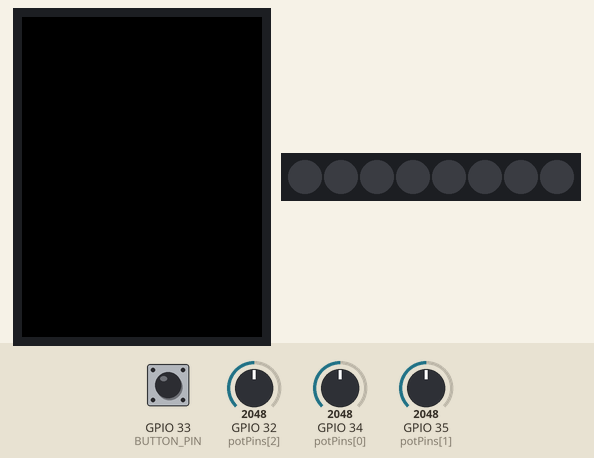
Simulated run of this sketch. Board: ESP32. Shown: 240×320 colour display, 8 RGB LEDs in strip order, left to right. The inputs (shaded band) are chosen by the test bench; at power-on: GPIO 32 (potPins[2]) = 2048, GPIO 35 (potPins[1]) = 2048, GPIO 34 (potPins[0]) = 2048, GPIO 33 (BUTTON_PIN) HIGH. Dim RGB values are drawn brighter than linear; WiFi joins after 1.5 s; servers stay silent unless stated; what the sketch prints to the serial monitor is not drawn.

Above: at 3.3 s.
3.4 s: GPIO 32 (potPins[2]) set to 2122
At 3.8 s:
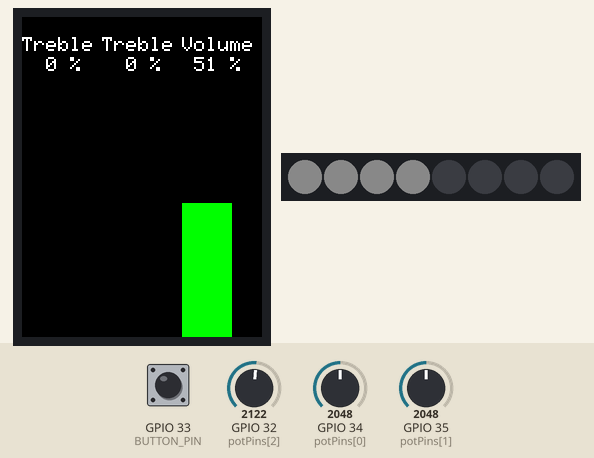
4.9 s: GPIO 35 (potPins[1]) set to 1965
At 5.3 s:
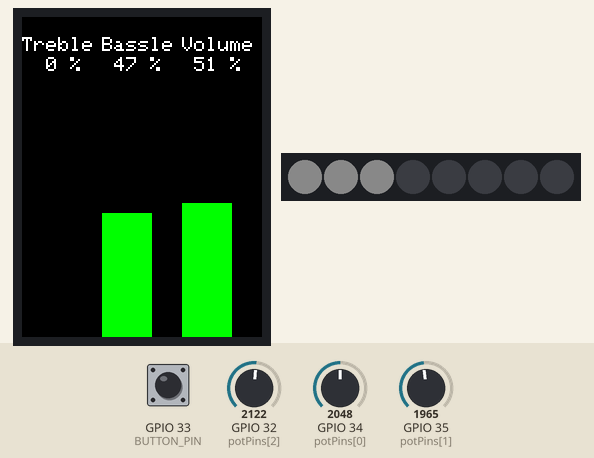
6.5 s: GPIO 34 (potPins[0]) set to 535
At 7.8 s:
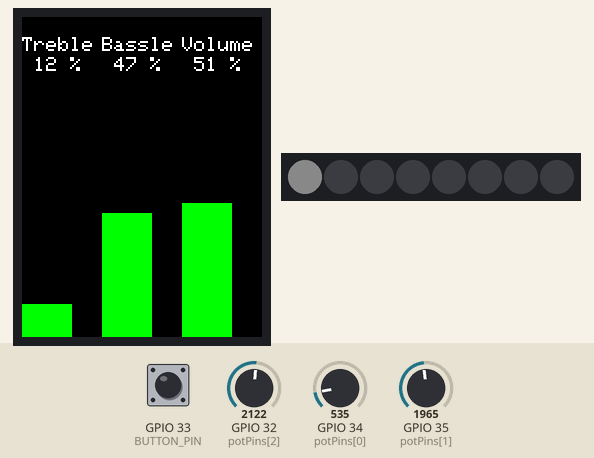
8.1 s: GPIO 34 (potPins[0]) set to 471
At 9.4 s:
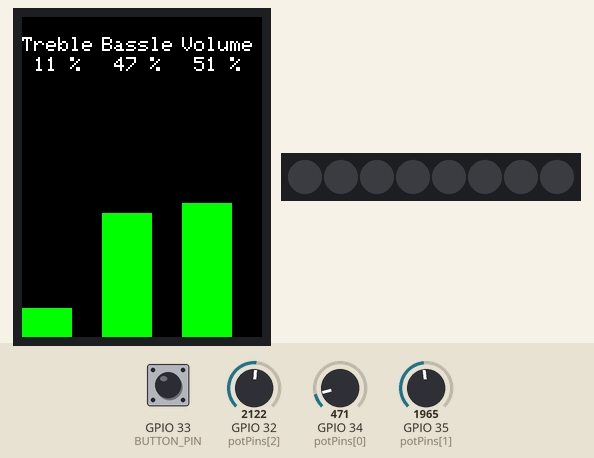
9.7 s: GPIO 32 (potPins[2]) set to 4095
At 10.8 s:
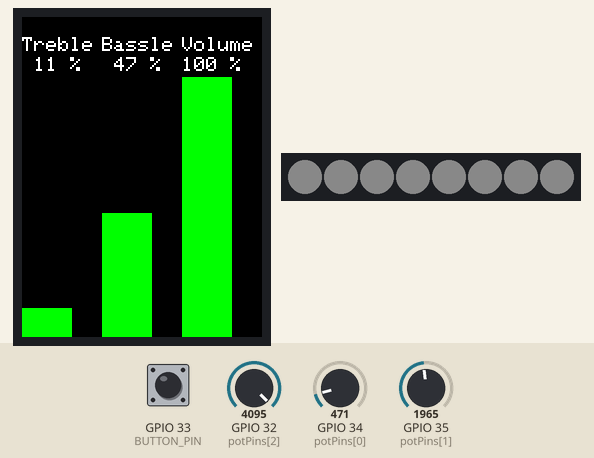
11.3 s: GPIO 35 (potPins[1]) set to 2047
At 12.2 s:
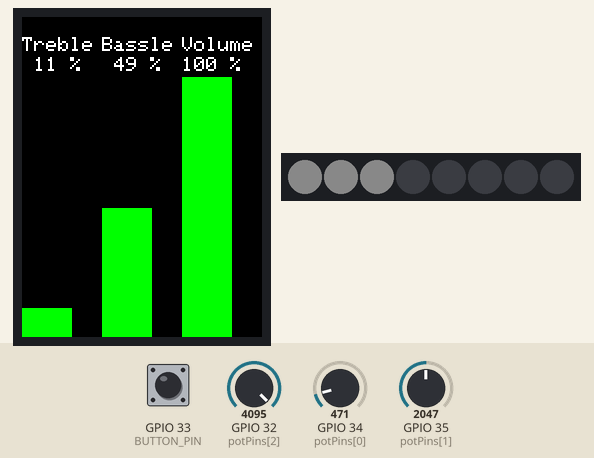
Timing chart, 0 to 13.9 s (numbered marks = the images above; inputs shaded):
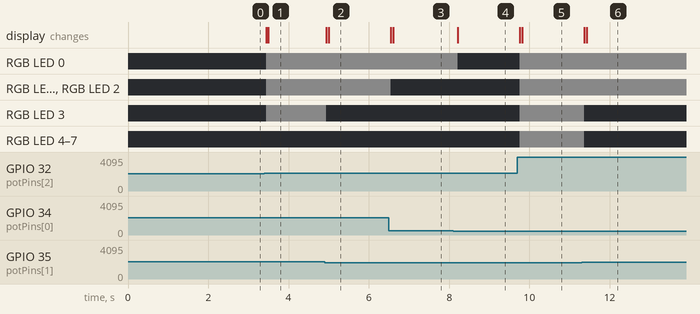

Measured:
- the behaviour switches between 2088 and 2089 on GPIO 32 (potPins[2]) (found by bisection; images 0 and 1)
- the behaviour switches between 2008 and 2007 on GPIO 35 (potPins[1]) (found by bisection; images 1 and 2)
- the behaviour switches between 514 and 513 on GPIO 34 (potPins[0]) (found by bisection; images 3 and 4)
- after the input at 3.4 s, RGB LED 0–3: off → RGB(10, 10, 10) at once
- after the input at 4.9 s, RGB LED 3: RGB(10, 10, 10) → off at once
- after the input at 6.5 s, RGB LED 1, RGB LED 2: RGB(10, 10, 10) → off after 0.05 s
- after the input at 8.1 s, RGB LED 0: RGB(10, 10, 10) → off after 0.12 s; the display: changes after 0.12 s (image 4)
- after the input at 9.7 s, RGB LED 0–7: off → RGB(10, 10, 10) after 0.06 s
- after the input at 11.3 s, RGB LED 3–7: RGB(10, 10, 10) → off after 0.07 s

The sketch:

equalizer-amp.ino
```cpp
#include <Arduino.h>
#include <freertos/FreeRTOS.h>
#include <freertos/task.h>
#include <TFT_eSPI.h>
#include <WiFi.h>
#include <WebServer.h>
#include <WebSocketsServer.h>
#include <arduinoFFT.h>
#include "webpage.h"
#include <FastLED.h>
#include <JC_Button.h>
// #include "FFT.h"
// #include "Settings.h"
// #include "I2SPLUGIN.h"

// Potentiometers
#define NUM_POTENTIOMETERS 3
const int potPins[NUM_POTENTIOMETERS] = { 34, 35, 32 };
const String potNames[NUM_POTENTIOMETERS] = { "Treble", "Bass", "Volume" };
const int changeThreshold = 40;

// LED BAR
#define NUM_LEDS 8
#define LED_PIN 12
CRGB leds[NUM_LEDS];

// Button
#define BUTTON_PIN 33
Button button(BUTTON_PIN, 25, true, true);
int buttonState = 0;

// int numBands = 64;

struct DisplayData {
  int pwmValue;
  int potentiometerNumber;
};

QueueHandle_t displayQueue;

// Create an instance of the TFT_eSPI library
TFT_eSPI tft = TFT_eSPI();

// Wifi setup
const char* ssid = "paotharit";
const char* password = "pppppppp";

// Web Server
int port = 80;

WebServer server(port);
WebSocketsServer webSocket = WebSocketsServer(81);

TaskHandle_t serverTaskHandle;

// void SendData() {
//   String json = "[";
//   for (int i = 0; i < numBands; i++) {
//     if (i > 0) {
//       json += ", ";
//     }
//     json += "{\"bin\":";
//     json += "\"" + labels[i] + "\"";
//     json += ", \"value\":";
//     json += String(FreqBins[i]);
//     json += "}";
//   }
//   json += "]";
//   webSocket.broadcastTXT(json.c_str(), json.length());
// }

void serverTask(void* pvParameters) {
  for (;;) {
    server.handleClient();
    webSocket.loop();
    // SendData();
    vTaskDelay(pdMS_TO_TICKS(10));
  }
}

void updateDisplay(void* parameter) {
  DisplayData displayData[NUM_POTENTIOMETERS];
  tft.fillScreen(TFT_BLACK);
  tft.setTextColor(TFT_WHITE, TFT_BLACK);
  tft.setTextSize(2);

  for (;;) {
    if (!buttonState) {
      if (xQueueReceive(displayQueue, &displayData, portMAX_DELAY) == pdPASS) {
        for (int i = 0; i < NUM_POTENTIOMETERS; i++) {
          int xPos = i * 80;
          // Potentiometer Name
          tft.setCursor(xPos, 20);
          tft.print(potNames[displayData[i].potentiometerNumber]);

          // Potentiometer Value
          tft.setCursor(xPos, 40);
          char formattedValue[10];
          sprintf(formattedValue, "%3d %%", displayData[i].pwmValue * 100 / 255);
          tft.print(formattedValue);

          // Draw progress bar
          uint16_t barHeight = map(displayData[i].pwmValue, 0, 255, 0, tft.height() - 60);
          tft.fillRect(xPos, 60, 50, tft.height() - 60, TFT_BLACK);
          tft.fillRect(xPos, tft.height() - barHeight, 50, barHeight, ILI9341_GREEN);
        }
      }
    } else {
      tft.fillScreen(TFT_BLACK);
      tft.setTextColor(TFT_WHITE, TFT_BLACK);
      tft.setTextSize(2);
      tft.setCursor(0, 20);
      tft.print("Frequency");
    }
  }
}

void readPotentiometers(void* parameter) {
  int previousValues[NUM_POTENTIOMETERS] = { 0 };

  for (int i = 0; i < NUM_POTENTIOMETERS; i++) {
    previousValues[i] = analogRead(potPins[i]);
  }

  for (;;) {
    bool updateNeeded = false;
    DisplayData displayData[NUM_POTENTIOMETERS];

    for (int i = 0; i < NUM_POTENTIOMETERS; i++) {
      int value = analogRead(potPins[i]);
      int pwmValue = map(value, 0, 4095, 0, 255);

      if (abs(value - previousValues[i]) > changeThreshold) {
        displayData[i] = { pwmValue, i };
        previousValues[i] = value;
        updateNeeded = true;
        uint8_t ledCount = map(pwmValue, 0, 255, 0, NUM_LEDS);

        for (int j = 0; j < NUM_LEDS; j++) {
          leds[j] = (j < ledCount) ? CRGB::White : CRGB::Black;
        }

        FastLED.show();
      }
    }

    if (updateNeeded) {
      xQueueSend(displayQueue, &displayData, portMAX_DELAY);
    }

    // Delay to avoid excessive CPU usage
    vTaskDelay(pdMS_TO_TICKS(100));
  }
}

void stateChange(void* parameter) {
  for (;;) {
    button.read();

    if (button.wasPressed()) {
      buttonState = !buttonState;
    }
    vTaskDelay(pdMS_TO_TICKS(100));
  }
}


void setup() {
  Serial.begin(115200);

  // Pinmode
  for (int i = 0; i < NUM_POTENTIOMETERS; i++) {
    pinMode(potPins[i], INPUT);
  }
  FastLED.addLeds<WS2812B, LED_PIN, GRB>(leds, NUM_LEDS);
  FastLED.setBrightness(10);

  // Initialize TFT display
  tft.init();
  tft.setRotation(0);
  // tft.fillScreen(TFT_BLACK);

  // Button Setup
  button.begin();

  WiFi.begin(ssid, password);
  while (WiFi.status() != WL_CONNECTED) {
    delay(1000);
    Serial.println("Connecting to WiFi...");
  }
  Serial.println("Connected to WiFi");

  server.on("/", []() {
    server.send(200, "text/html", webpage);
  });

  server.begin();
  Serial.println("Web server started");
  webSocket.begin();
  Serial.println("Web socket started");

  Serial.print("IP address: ");
  Serial.println(WiFi.localIP());


  // Create the display data queue
  displayQueue = xQueueCreate(1, sizeof(DisplayData[NUM_POTENTIOMETERS]));

  // Create the read potentiometers task
  xTaskCreate(readPotentiometers, "ReadPotentiometers", 4096, NULL, 1, NULL);

  // Create the update display task
  xTaskCreate(updateDisplay, "UpdateDisplay", 4096, NULL, 2, NULL);

  // xTaskCreate(stateChange, "Change state button", 2048, NULL, 2, NULL);
  // xTaskCreate(updateLED, "UpdateLED", 4096, NULL, 2, NULL);

  // xTaskCreate(updateDisplay, "Update Display", 4096, NULL, 1, NULL);
  // xTaskCreate(serverTask, "serverTask", 4096, NULL, 1, &serverTaskHandle);
}

void loop() {
  // Do nothing
}
```

webpage.h
```cpp
char webpage[] PROGMEM = R"=====(
<html>
  <!-- Adding a data chart using Chart.js -->
  <head>
    <script src="https://cdnjs.cloudflare.com/ajax/libs/Chart.js/2.5.0/Chart.min.js"></script>
  </head>
  <body onload="javascript:init()">
    <style></style>
    <h2>Analog Spectrum Analyzer</h2>
    <div>
      <canvas
        id="chart"
        width="1200"
        height="800"
        style="
          background-repeat: no-repeat;
          background-position-x: center;
          background-position-y: center;
        "
      ></canvas>
    </div>
    <!-- Adding a websocket to the client (webpage) -->
    <script>
      var webSocket, dataPlot;
      var maxDataPoints = 20;
      const maxValue = 1; //200000000;
      const maxLow = maxValue * 0.6;
      const maxMedium = maxValue * 0.3;
      const maxHigh = maxValue * 0.1;
      const image = new Image();
      image.src = "https://www.chartjs.org/img/chartjs-logo.svg";
      function init() {
        webSocket = new WebSocket("ws://" + window.location.hostname + ":81/");
        dataPlot = new Chart(document.getElementById("chart"), {
          type: "bar",
          data: {
            labels: [],
            datasets: [
              {
                data: [],
                label: "Low",
                backgroundColor: "green", //"#D6E9C6"
                borderColor: "black",
                borderWidth: 3,
              },
              {
                data: [],
                label: "Moderate",
                backgroundColor: "yellow", //"#FAEBCC"
                borderColor: "black",
                borderWidth: 3,
              },
              {
                data: [],
                label: "High",
                backgroundColor: "red", //"#EBCCD1"
                borderColor: "black",
                borderWidth: 3,
              },
            ],
          },
          options: {
            responsive: false,
            animation: false,
            scales: {
              xAxes: [{ stacked: true }],
              yAxes: [
                {
                  display: true,
                  stacked: true,
                  ticks: {
                    beginAtZero: true,
                    steps: 1000,
                    stepValue: 50,
                    max: maxValue,
                  },
                },
              ],
            },
          },
        });

        webSocket.onmessage = function (event) {
          var data = JSON.parse(event.data);
          dataPlot.data.labels = [];
          dataPlot.data.datasets[0].data = [];
          dataPlot.data.datasets[1].data = [];
          dataPlot.data.datasets[2].data = [];

          data.forEach(function (element) {
            dataPlot.data.labels.push(element.bin);
            var lowValue = Math.min(maxLow, element.value);
            dataPlot.data.datasets[0].data.push(lowValue);

            var mediumValue = Math.min(
              Math.max(0, element.value - lowValue),
              maxMedium
            );
            dataPlot.data.datasets[1].data.push(mediumValue);

            var highValue = Math.max(0, element.value - lowValue - mediumValue);
            dataPlot.data.datasets[2].data.push(highValue);
          });
          dataPlot.update();
        };
      }
    </script>
  </body>
</html>
)=====";
```
